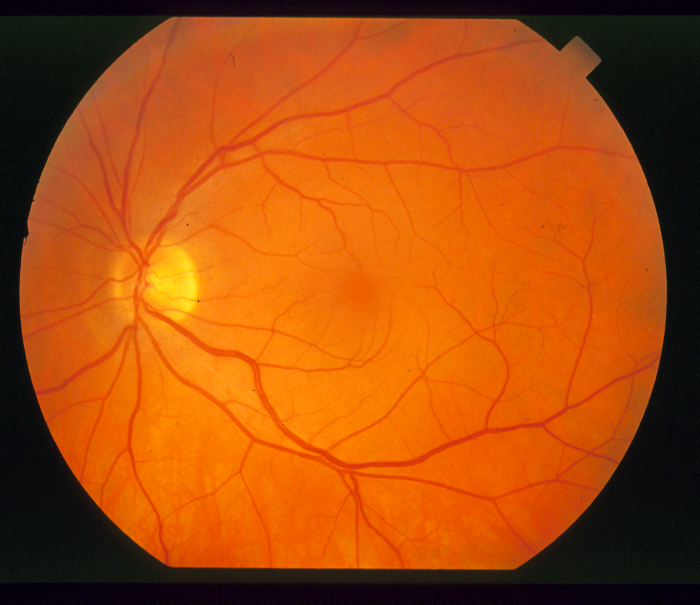
%> input picture Final/distributed/img_002.ppm, 700 x 605 px; its folder holds only this picture in this run
$ octave newtest.m   (GNU Octave 9; MATLAB toolbox functions it lacks are replaced by stand-ins)
%> lines starting %> are read from the running program, lines starting %| are printed output that depends on the picture
% Final
% Name - Vinay Patil
% NetId - vpatil3

clear
clc

path = 'distributed';

% Getting all the file details from the distributed folder
files =  dir(sprintf('%s/img*.ppm',path));
num_files = length(files);
%Getting a referance image to get the image size details for furture use
ref_img = im2double(imread(sprintf('%s/%s',path, files(1).name)));
gray_imgs = zeros([size(ref_img(:,:,1)),num_files]);
%> gray_imgs: size 605x700 double; every value is 0

% figure
% colormap('gray');
for i=1:num_files
    files(i).name
    img_loop = im2double(imread(sprintf('%s/%s',path, files(i).name)));
    img = 0.1*img_loop(:,:,1) + 0.85*img_loop(:,:,2) + 0.05*img_loop(:,:,3);
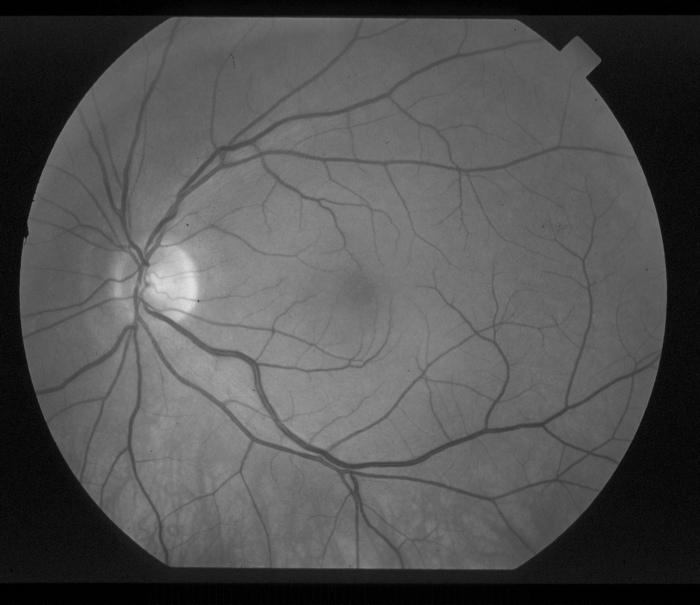
%> img: size 605x700 double; min 0.000196, max 0.885, mean 0.325
    %Applying median filter to removing noise from the data and preserving
    %edges.

    img = medfilt2(img,[3,3]);
    gray_imgs(:,:,i) = img;

    %     subplot(6,6,i)
    %     imagesc(img)
end

% figure
% colormap('gray');

colormap('gray');
result = zeros(1,num_files);
for i=1:36

%> (the run ends here)

$ run again, on Final/distributed/img_027.ppm
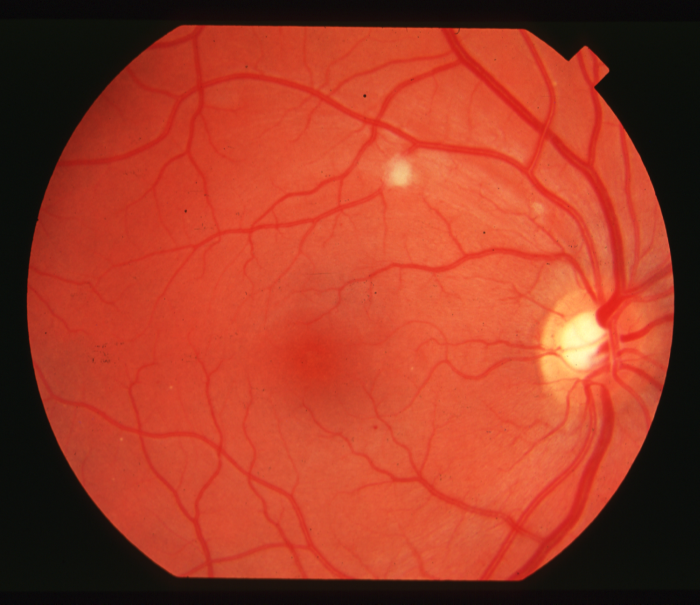
%> input picture Final/distributed/img_027.ppm, 700 x 605 px
%> gray_imgs: size 605x700 double; every value is 0

$ run again, on Final/distributed/img_015.ppm
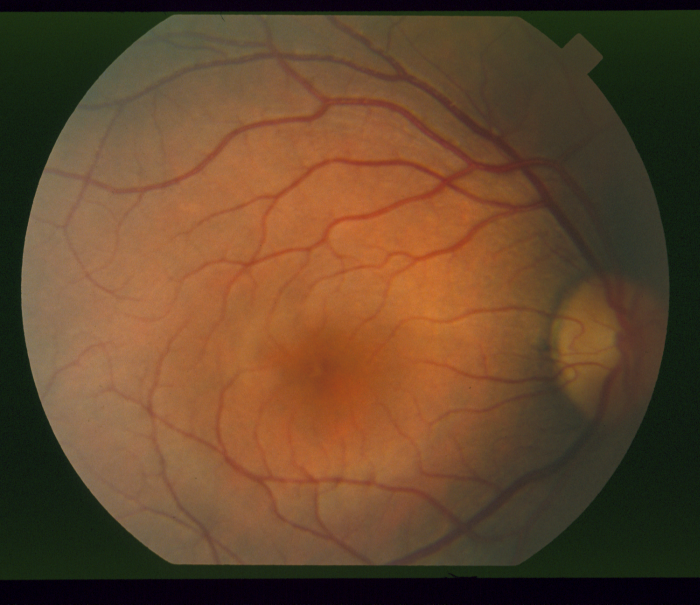
%> input picture Final/distributed/img_015.ppm, 700 x 605 px
%> gray_imgs: size 605x700 double; every value is 0

$ run again, on Final/distributed/img_018.ppm
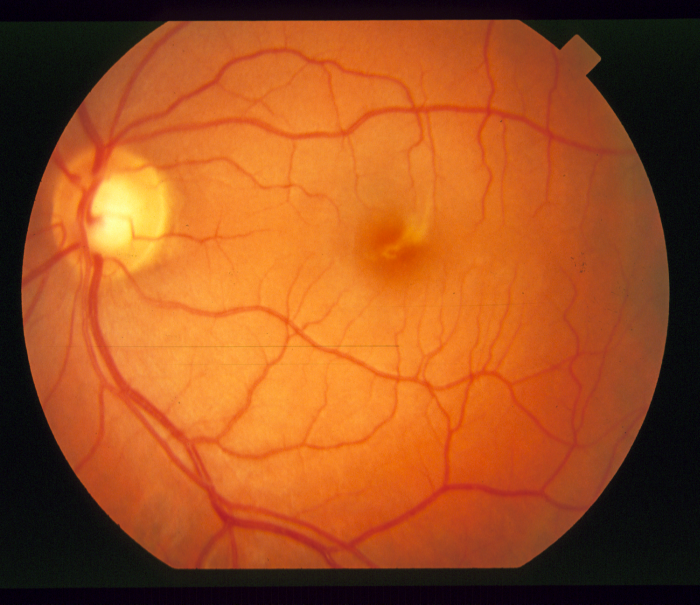
%> input picture Final/distributed/img_018.ppm, 700 x 605 px
%> gray_imgs: size 605x700 double; every value is 0
